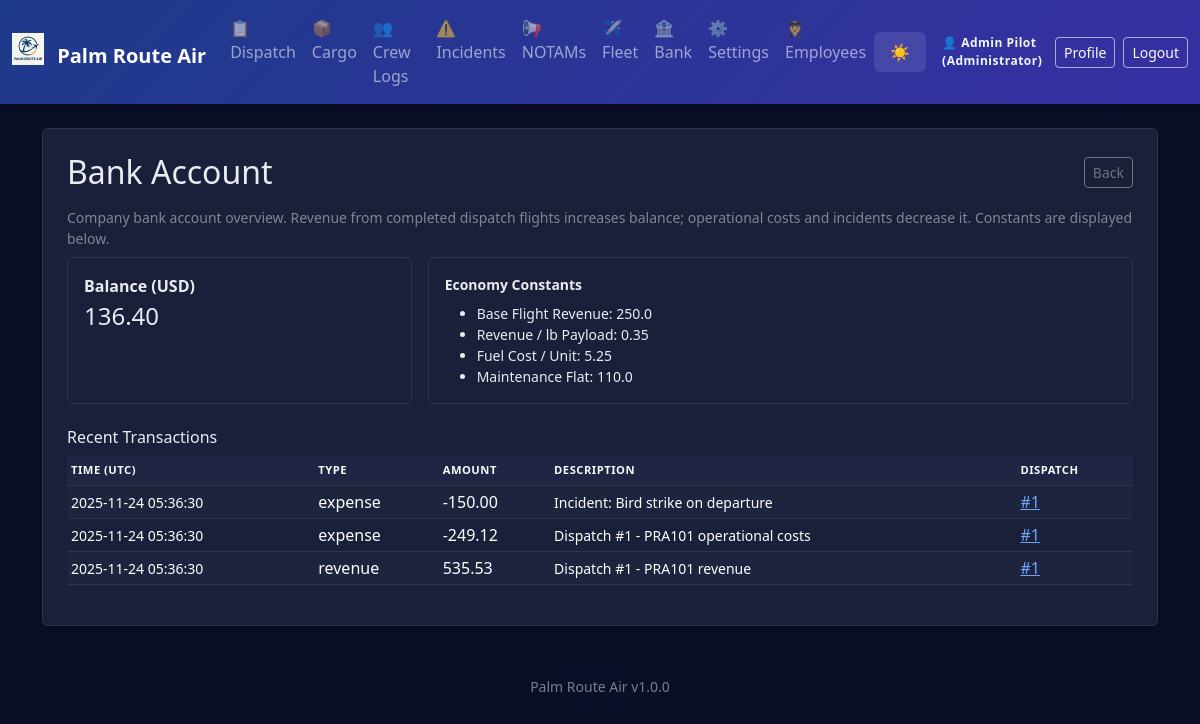
Screenshot of /economy (signed in) with the database file from the repository.
### app.py (models this page shows, shortened)
class AppSettings(db.Model):
    id = db.Column(db.Integer, primary_key=True)
    company_name = db.Column(db.String(100), default='Palm Route Air')
    logo_filename = db.Column(db.String(120))  # stored in static/logos/
    difficulty = db.Column(db.String(20), default='Normal')  # Easy, Normal, Hard, Realistic
    realism_fuel_variance = db.Column(db.Float, default=0.05)  # ±5% revenue jitter
    realism_destination_penalty = db.Column(db.Float, default=0.25)  # 25% penalty for missed destination
    currency_symbol = db.Column(db.String(5), default='$')
    distance_unit = db.Column(db.String(10), default='NM')  # NM or KM
    weight_unit = db.Column(db.String(10), default='lbs')  # lbs or kg
    show_workflow_help = db.Column(db.Integer, default=1)  # 1 = show, 0 = hide

class Employee(db.Model):
    id = db.Column(db.Integer, primary_key=True)
    name = db.Column(db.String(100), nullable=False)
    email = db.Column(db.String(120), unique=True)
    role = db.Column(db.String(50), default='Pilot')
    hire_date = db.Column(db.Date, default=datetime.date.today)
    active = db.Column(db.Integer, default=1)
    password_hash = db.Column(db.String(255))

class CompanyAccount(db.Model):
    id = db.Column(db.Integer, primary_key=True)
    balance = db.Column(db.Float, default=0.0)
    currency = db.Column(db.String(10), default='USD')

class Transaction(db.Model):
    id = db.Column(db.Integer, primary_key=True)
    timestamp = db.Column(db.DateTime, default=datetime.datetime.utcnow)
    type = db.Column(db.String(20))  # 'revenue' or 'expense'
    amount = db.Column(db.Float)
    description = db.Column(db.String(200))
    dispatch_release_id = db.Column(db.Integer, db.ForeignKey('dispatch_release.id'))
    cargo_manifest_id = db.Column(db.Integer, db.ForeignKey('cargo_manifest.id'))
    crew_log_id = db.Column(db.Integer, db.ForeignKey('crew_log.id'))

### app.py (the view)
@app.route('/economy')
@login_required
def economy_ledger():
    acct = CompanyAccount.query.first()
    txns = Transaction.query.order_by(Transaction.timestamp.desc()).limit(200).all()
    return render_template('economy_ledger.html', account=acct, transactions=txns, constants=ECONOMY_CONSTANTS)

### app.py (called while the page is built)
def login_required(f):
    @wraps(f)
    def wrapper(*args, **kwargs):
        if not session.get('employee_id'):
            flash('Login required.', 'error')
            return redirect(url_for('login'))
        return f(*args, **kwargs)
    return wrapper

@app.before_request
def enforce_login_globally():
    public_endpoints = {'login', 'logout', 'static'}
    if request.endpoint in public_endpoints or request.endpoint is None:
        return
    if not session.get('employee_id'):
        return redirect(url_for('login'))

@app.context_processor
def inject_settings():
    try:
        settings = AppSettings.query.first()
        if not settings:
            settings = AppSettings(company_name='Palm Route Air')
    except:
        settings = None
    current_employee = None
    if session.get('employee_id'):
        current_employee = Employee.query.get(session['employee_id'])
    return dict(app_settings=settings, app_version=APP_VERSION, current_employee=current_employee)

### templates/economy_ledger.html
{% extends 'base.html' %}
{% block content %}
<div class="p-4 bg-white rounded shadow-sm">
  <div class="d-flex justify-content-between align-items-center mb-3">
    <h2 class="mb-0">Bank Account</h2>
    <a href="{{ url_for('index') }}" class="btn btn-outline-secondary btn-sm">Back</a>
  </div>
  <p class="text-muted small mb-2">Company bank account overview. Revenue from completed dispatch flights increases balance; operational costs and incidents decrease it. Constants are displayed below.</p>
  <div class="row g-3 mb-3">
    <div class="col-md-4">
      <div class="border rounded p-3 h-100">
        <div class="fw-semibold">Balance ({{ account.currency }})</div>
        <div class="fs-4">{{ '%.2f'|format(account.balance) }}</div>
      </div>
    </div>
    <div class="col-md-8">
      <div class="border rounded p-3 h-100 small">
        <div class="fw-semibold mb-2">Economy Constants</div>
        <ul class="mb-0">
          <li>Base Flight Revenue: {{ constants.BASE_FLIGHT_REVENUE }}</li>
          <li>Revenue / lb Payload: {{ constants.REVENUE_PER_LB }}</li>
          <li>Fuel Cost / Unit: {{ constants.FUEL_COST_PER_UNIT }}</li>
          <li>Maintenance Flat: {{ constants.MAINTENANCE_FLAT }}</li>
        </ul>
      </div>
    </div>
  </div>
  <h3 class="h6 mt-4">Recent Transactions</h3>
  {% if transactions %}
  <div class="table-responsive">
    <table class="table table-sm table-striped align-middle">
      <thead class="pra-thead">
        <tr><th>Time (UTC)</th><th>Type</th><th>Amount</th><th>Description</th><th>Dispatch</th></tr>
      </thead>
      <tbody>
        {% for t in transactions %}
        <tr>
          <td class="small">{{ t.timestamp.strftime('%Y-%m-%d %H:%M:%S') }}</td>
          <td>{{ t.type }}</td>
          <td>{% if t.type == 'expense' %}-{% endif %}{{ '%.2f'|format(t.amount) }}</td>
          <td class="small">{{ t.description }}</td>
          <td>{% if t.dispatch_release_id %}<a href="{{ url_for('dispatch_detail', id=t.dispatch_release_id) }}">#{{ t.dispatch_release_id }}</a>{% else %}—{% endif %}</td>
        </tr>
        {% endfor %}
      </tbody>
    </table>
  </div>
  {% else %}
    <p class="text-muted small">No transactions yet.</p>
  {% endif %}
</div>
{% endblock %}

### templates/base.html (shortened to what this page needs)
<!doctype html>
<html lang="en" data-bs-theme="dark">
  <head>
    <link href="https://cdn.jsdelivr.net/npm/bootstrap@5.3.3/dist/css/bootstrap.min.css" rel="stylesheet">
  </head>
  <body>
    <nav class="navbar navbar-expand-lg navbar-dark mb-4">
      <div class="container-fluid">
        <a class="navbar-brand fw-bold" href="{{ url_for('index') }}">
          {% if app_settings and app_settings.logo_filename %}
            <img src="{{ url_for('static', filename='logos/' + app_settings.logo_filename) }}" height="32" class="me-2" style="vertical-align: -0.125em;" alt="Logo">
          {% endif %}
          {{ app_settings.company_name if app_settings else 'Palm Route Air' }}
        </a>
        <div class="collapse navbar-collapse" id="navbarNav">
          <ul class="navbar-nav me-auto">
            <li class="nav-item"><a class="nav-link" href="{{ url_for('dispatch_history') }}">📋 Dispatch</a></li>
            <li class="nav-item"><a class="nav-link" href="{{ url_for('cargo_history') }}">📦 Cargo</a></li>
            <li class="nav-item"><a class="nav-link" href="{{ url_for('crew_history') }}">👥 Crew Logs</a></li>
            <li class="nav-item"><a class="nav-link" href="{{ url_for('incident_history') }}">⚠️ Incidents</a></li>
            <li class="nav-item"><a class="nav-link" href="{{ url_for('notams_history') }}">📢 NOTAMs</a></li>
            <li class="nav-item"><a class="nav-link" href="{{ url_for('fleet_history') }}">✈️ Fleet</a></li>
            <li class="nav-item"><a class="nav-link" href="{{ url_for('economy_ledger') }}">🏦 Bank</a></li>
            <li class="nav-item"><a class="nav-link" href="{{ url_for('settings') }}">⚙️ Settings</a></li>
            {% if current_employee and current_employee.role in ['Manager','Administrator'] %}
            <li class="nav-item"><a class="nav-link" href="{{ url_for('employees') }}">🧑‍✈️ Employees</a></li>
            {% endif %}
          </ul>
          <button class="theme-toggle text-white" onclick="toggleTheme()" title="Toggle theme">
            <span id="theme-icon">🌙</span>
          </button>
          <div class="ms-3 d-flex align-items-center auth-actions">
            {% if current_employee %}
              <span class="auth-user-text me-2">👤 {{ current_employee.name }} ({{ current_employee.role }})</span>
              <a href="{{ url_for('profile') }}" class="btn btn-outline-light btn-sm me-2" title="View Profile">Profile</a>
              <a href="{{ url_for('logout') }}" class="btn btn-outline-light btn-sm" title="Logout">Logout</a>
            {% else %}
              <a href="{{ url_for('login') }}" class="btn btn-outline-light btn-sm" title="Employee Login">Login</a>
            {% endif %}
          </div>
        </div>
      </div>
    </nav>
    <main class="container mb-5">
      {% block content %}{% endblock %}
    </main>
    <footer class="container text-center pb-3">
      <small class="text-muted">{{ app_settings.company_name if app_settings else 'Palm Route Air' }} {{ app_version }}</small>
    </footer>
  </body>
</html>

### templates/base.html (style rules this page uses)
:root { --pra-primary: #0d6efd; --pra-secondary: #6c757d; --pra-success: #198754; --pra-danger: #dc3545; --pra-warning: #ffc107; --pra-info: #0dcaf0; --pra-thead-bg-light: #e9ecef; --pra-thead-color-light: #212529; --pra-thead-bg-dark: #1f2542; --pra-thead-color-dark: #f8f9fa; }
[data-bs-theme="dark"] { --bs-body-bg: #0a0e27; --bs-body-color: #e9ecef; --bs-card-bg: #1a1f3a; --bs-border-color: #2d3548; --bs-emphasis-color: #ffffff; }
body { background: var(--bs-body-bg); color: var(--bs-body-color); transition: background-color 0.3s ease, color 0.3s ease; }
.bg-white, .bg-light { background-color: var(--bs-card-bg) !important; border-color: var(--bs-border-color); }
.navbar { background: linear-gradient(135deg, #1e3a8a 0%, #3730a3 100%) !important; box-shadow: 0 2px 8px rgba(0,0,0,0.3); }
[data-bs-theme="dark"] .navbar .btn-outline-light { border-color: rgba(255,255,255,0.6) !important; }
.auth-actions .btn { transition: background-color .15s, color .15s; }
.auth-user-text { font-size: .75rem; font-weight: 600; letter-spacing: .5px; }
[data-bs-theme="dark"] .auth-user-text { color: #f1f5f9; }
.card, .shadow-sm, .rounded.shadow-sm { background-color: var(--bs-card-bg); border: 1px solid var(--bs-border-color); box-shadow: 0 2px 8px rgba(0,0,0,0.2) !important; }
.table { --bs-table-bg: transparent; --bs-table-striped-bg: rgba(255,255,255,0.02); --bs-table-hover-bg: rgba(255,255,255,0.04); }
.pra-thead th { font-size: .70rem; text-transform: uppercase; letter-spacing: .5px; font-weight: 600; padding-top: .4rem; padding-bottom: .4rem; border-bottom: 1px solid var(--bs-border-color) !important; }
[data-bs-theme="dark"] .pra-thead th { background-color: var(--pra-thead-bg-dark); color: var(--pra-thead-color-dark); }
.btn-outline-secondary, .btn-outline-primary, .btn-outline-warning, .btn-outline-info, .btn-outline-danger { border-width: 1.5px; }
.theme-toggle { cursor: pointer; padding: 0.5rem 1rem; border: none; background: rgba(255,255,255,0.1); border-radius: 0.375rem; transition: background 0.2s; }
.text-muted { opacity: 0.7; }

### rows the page displays
AppSettings: logo_filename (picture), company_name "Palm Route Air"
Employee: name "Admin Pilot", role "Administrator"
CompanyAccount: currency "USD", balance "136.40"
Transaction: timestamp "2025-11-24 05:36:30", type "expense", amount "150.00", description "Incident: Bird strike on departure", dispatch_release_id "1"
Transaction: timestamp "2025-11-24 05:36:30", type "expense", amount "249.12", description "Dispatch #1 - PRA101 operational costs", dispatch_release_id "1"
Transaction: timestamp "2025-11-24 05:36:30", type "revenue", amount "535.53", description "Dispatch #1 - PRA101 revenue", dispatch_release_id "1"

### other values shown
{{ constants.BASE_FLIGHT_REVENUE }} "250.0"
{{ constants.REVENUE_PER_LB }} "0.35"
{{ constants.FUEL_COST_PER_UNIT }} "5.25"
{{ constants.MAINTENANCE_FLAT }} "110.0"
{{ app_version }} "v1.0.0"
